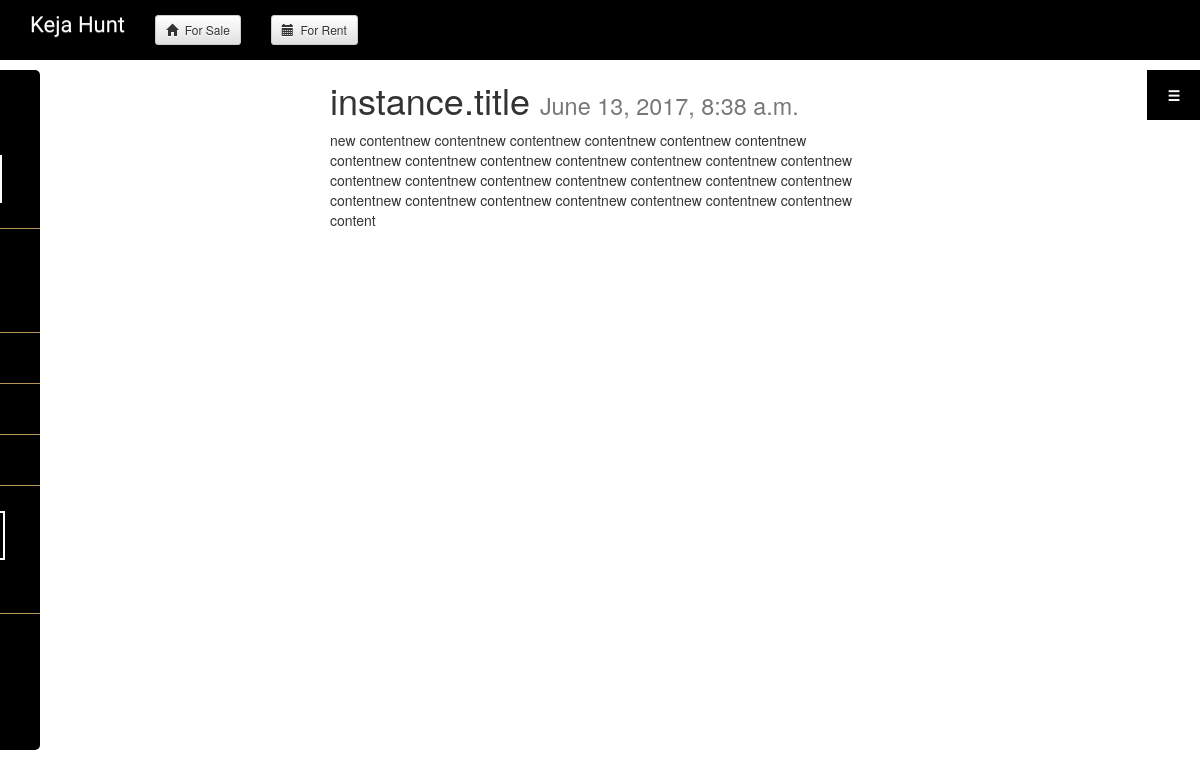
/houses/2/, run on the app's committed database.
### houses/models.py (models this page shows, shortened)
class House (models.Model):
    title = models.CharField(max_length=120)
    image = models.ImageField(upload_to="upload_location", null=True, blank=True,
                              width_field="width_field", height_field="height_field")
    height_field = models.IntegerField(default = 0)
    width_field = models.IntegerField(default = 0)
    content = models.TextField()
    updated = models.DateTimeField(auto_now=True, auto_now_add=False)
    timestamp = models.DateTimeField(auto_now=False, auto_now_add=True)
    class Meta:
        ordering = ["-timestamp", "-updated"]

### houses/views.py (the view)
# urls.py: url(r'^(?P<id>\d+)/$', houses_detail, name='detail'),
def houses_detail(request, id=None):
    instance = get_object_or_404(House, id =id)
    context = {
        "title": "instance.title",
        "instance": instance,
    }
    return render (request, "house_detail.html", context)

### houses/templates/house_detail.html (shortened to what this page needs)
{% extends "base.html" %}
{% block content %}
<div class="col-sm-6 col-sm-offset-3"/>
<h1>{{title}} <small>{{instance.timestamp}}</small></h1>
{{instance.content | linebreaks}}<br/>
</div>
{% endblock content %}

### houses/templates/base.html (shortened to what this page needs)
{% load staticfiles %}
<html>
<head lang="en">
<link rel="stylesheet" href="https://maxcdn.bootstrapcdn.com/bootstrap/3.3.6/css/bootstrap.min.css">
<link rel="stylesheet" href="https://maxcdn.bootstrapcdn.com/bootstrap/3.3.6/css/bootstrap-theme.min.css">
<link rel='stylesheet' href='{% static "css/base.css" %}' />
</head>
<body>
<nav id = "nav_black">
    <div class="container-fluid">
        <div class="navbar-header">
            <a class="navbar-brand" href="{% url 'houses:list' %}">Keja Hunt</a>
        </div>
    <div class="collapse navbar-collapse">
        <ul class="nav navbar-nav">
            <li class="">
                <a href="{% url 'houses:list' %}">
                    <button type=button class="btn btn-default btn-sm">
                    <span class="glyphicon glyphicon-home" aria-hidden="true"></span>&nbsp; For Sale
                    </button>
                </a>
            </li>
            <li class="">
                <a href="{% url 'houses:list' %}">
                    <button type=button class="btn btn-default btn-sm">
                    <span class="glyphicon glyphicon-calendar" aria-hidden="true"></span>&nbsp; For Rent
                    </button>
                </a>
            </li>
        </ul>
    </div>
    </div>
</nav>
<label for = "menuToggle" class="menu-icon">&#9776;</label>
<nav id="sidebar" class="menu">
    <div style="text-align:center">
        <a href="#"><h1 class="boxed_item">HOUSE <span class="logo_bold">PRICES</span></h1></a>
        <h2 class="logo_title">You need it, we've got it</h2>
    </div>
    <ul class="navigation_selection">
        <li><a href="#">Single Rooms</a></li>
        <li><a href="#">One-Bedroom</a></li>
        <li><a href="#">Two-Bedrooms</a></li>
        <li><a href="#">Three-Bedrooms</a></li>
    </ul>
    <div style="text-align:center">
        <a href="#"><h1 id="smaller" class="boxed_item">KASARANI</h1></a>
    </div>
</nav>
<div class="container">
{% block content %} {%endblock content%}
</body>
</html>

### static/css/base.css (style rules this page uses)
.navbar-brand { font-family:'Satisfy', cursive; font-size: 22px; }

### houses/templates/base.html (style rules this page uses)
* { padding:0; margin:0; }
nav { width:100%; text-align: center; }
#sidebar a { display: block; padding: 15px 0; border-bottom: 1px solid #B49755; }
.menu { position: fixed; width: 270px; height: 85%; position: absolute; background-color: #000000; left: -230px; transition: all .4s ease-in-out; margin-top: 4px; border-radius: 5px; margin-top:10px; }
.menu-icon { padding: 15px 20px; background: #000000; color: #ffffff; cursor: pointer; float:right; font-size: 1.0em; margin-top: 10px; z-index: 1000000; }
.boxed_item { font-family: "Open Sans"; font-weight: 200; padding: 10px 20px; display: inline-block; border: solid 2px white; box-sizing: border-box; font-size: 22px; color: white; text-align: center; margin-top: 70px; }
.logo_title { color:white; font-family:"Open Sans"; font-weight:200; font-size:12px; text-align: center; padding:5px 0; }
.navbar-brand { font-size: 22px; color:#ffffff; }
#nav_black { background-color: #000000; }
#smaller { fontsize: 12px; width: 200px; margin: 0 0 38px 0; }

### data on the page
House: timestamp "June 13, 2017, 8:38 a.m.", content "new contentnew contentnew contentnew contentnew contentnew contentnew contentnew contentnew contentnew contentnew contentnew contentnew contentnew contentnew contentnew contentnew contentnew contentnew contentnew contentnew contentnew contentnew contentnew contentnew contentnew contentnew contentnew content"

### other printed values
{{ title }} "instance.title"
